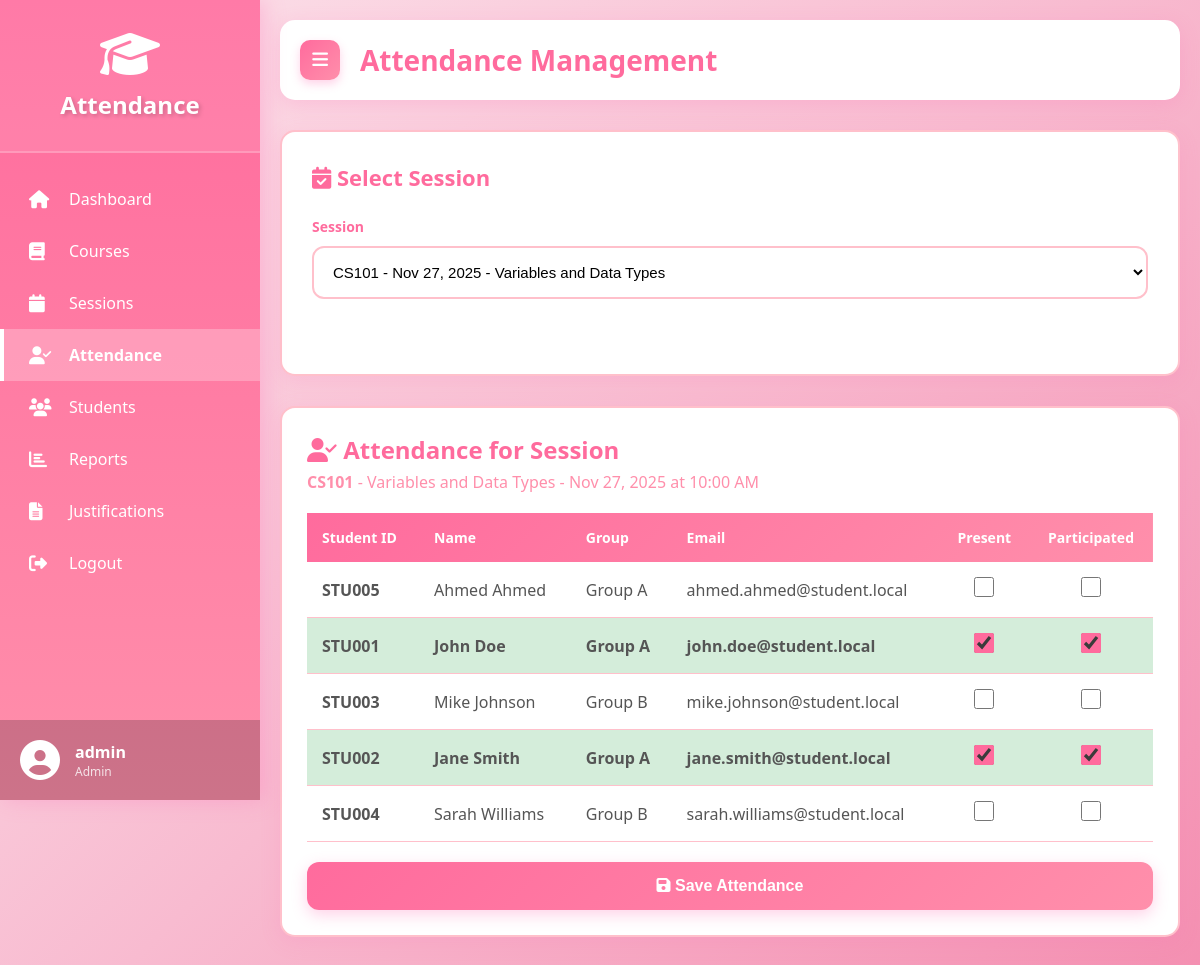
The page /attendance.php?session_id=2 (signed in) on the database its author committed.
### tables this page shows
CREATE TABLE `sessions` (
  `id` int(11) NOT NULL,
  `course_id` int(11) NOT NULL,
  `session_date` date NOT NULL,
  `session_time` time DEFAULT NULL,
  `subject` varchar(255) DEFAULT NULL,
  `created_at` timestamp NOT NULL DEFAULT current_timestamp()
);

CREATE TABLE `courses` (
  `id` int(11) NOT NULL,
  `code` varchar(50) NOT NULL,
  `name` varchar(100) NOT NULL,
  `professor_id` int(11) DEFAULT NULL,
  `created_at` timestamp NOT NULL DEFAULT current_timestamp()
);

CREATE TABLE `students` (
  `id` int(11) NOT NULL,
  `student_id` varchar(50) NOT NULL,
  `first_name` varchar(100) NOT NULL,
  `last_name` varchar(100) NOT NULL,
  `email` varchar(100) DEFAULT NULL,
  `group_id` int(11) DEFAULT NULL,
  `created_at` timestamp NOT NULL DEFAULT current_timestamp()
);

CREATE TABLE `groups` (
  `id` int(11) NOT NULL,
  `course_id` int(11) NOT NULL,
  `group_name` varchar(50) NOT NULL,
  `created_at` timestamp NOT NULL DEFAULT current_timestamp()
);

CREATE TABLE `attendance` (
  `id` int(11) NOT NULL,
  `student_id` int(11) NOT NULL,
  `session_id` int(11) NOT NULL,
  `presence` tinyint(1) DEFAULT 0,
  `participation` tinyint(1) DEFAULT 0,
  `created_at` timestamp NOT NULL DEFAULT current_timestamp()
);

### attendance.php (the view, shortened to what this page needs)
<?php
$conn = getDBConnection();
$session_id = $_GET['session_id'] ?? null;
if ($session_id) {
    $stmt = $conn->prepare("
        SELECT s.*, c.name as course_name, c.code as course_code
        FROM sessions s
        JOIN courses c ON s.course_id = c.id
        WHERE s.id = ?
    ");
    $stmt->bind_param("i", $session_id);
    $stmt->execute();
    $session = $stmt->get_result()->fetch_assoc();
    $students_result = $conn->query("
        SELECT s.*, g.group_name,
               a.presence, a.participation
        FROM students s
        LEFT JOIN groups g ON s.group_id = g.id
        LEFT JOIN attendance a ON s.id = a.student_id AND a.session_id = $session_id
        ORDER BY s.last_name, s.first_name
    ");
}
$sessions = $conn->query("
    SELECT s.*, c.name as course_name, c.code as course_code
    FROM sessions s
    JOIN courses c ON s.course_id = c.id
    ORDER BY s.session_date DESC, s.session_time DESC
");
include 'includes/header.php';
?>
<div class="form-container">
    <h2><i class="fas fa-calendar-check"></i> Select Session</h2>
    <form method="GET" action="">
        <div class="form-row">
            <div class="form-group">
                <label>Session</label>
                <select name="session_id" onchange="this.form.submit()" required>
                    <?php while ($sess = $sessions->fetch_assoc()): ?>
                        <option value="<?php echo $sess['id']; ?>" <?php echo ($session_id == $sess['id']) ? 'selected' : ''; ?>>
                            <?php echo htmlspecialchars($sess['course_code'] . ' - ' . date('M d, Y', strtotime($sess['session_date'])) . ' - ' . $sess['subject']); ?>
                        </option>
                    <?php endwhile; ?>
                </select>
            </div>
        </div>
    </form>
</div>
<?php if ($session_id && isset($session)): ?>
<div class="table-container">
    <div class="table-header">
        <div>
            <h2><i class="fas fa-user-check"></i> Attendance for Session</h2>
            <p style="color: #ff8fab; margin-top: 5px;">
                <strong><?php echo htmlspecialchars($session['course_code']); ?></strong> -
                <?php echo htmlspecialchars($session['subject']); ?> -
                <?php echo date('M d, Y', strtotime($session['session_date'])); ?> at
                <?php echo date('h:i A', strtotime($session['session_time'])); ?>
            </p>
        </div>
    </div>
    <form method="POST" action="">
        <table>
            <thead>
                <tr>
                    <th>Student ID</th>
                    <th>Name</th>
                    <th>Group</th>
                    <th>Email</th>
                    <th style="text-align: center;">Present</th>
                    <th style="text-align: center;">Participated</th>
                </tr>
            </thead>
            <tbody>
                <?php while ($student = $students_result->fetch_assoc()): ?>
                <tr>
                    <td><strong><?php echo htmlspecialchars($student['student_id']); ?></strong></td>
                    <td><?php echo htmlspecialchars($student['first_name'] . ' ' . $student['last_name']); ?></td>
                    <td><?php echo htmlspecialchars($student['group_name'] ?? 'N/A'); ?></td>
                    <td><?php echo htmlspecialchars($student['email']); ?></td>
                    <td style="text-align: center;">
                        <input type="checkbox" class="attendance-checkbox"
                               name="students[<?php echo $student['id']; ?>][presence]"
                               <?php echo $student['presence'] ? 'checked' : ''; ?>>
                    </td>
                    <td style="text-align: center;">
                        <input type="checkbox" class="attendance-checkbox"
                               name="students[<?php echo $student['id']; ?>][participation]"
                               <?php echo $student['participation'] ? 'checked' : ''; ?>>
                    </td>
                </tr>
                <?php endwhile; ?>
            </tbody>
        </table>
        <div style="margin-top: 20px;">
            <button type="submit" class="btn">
                <i class="fas fa-save"></i> Save Attendance
            </button>
        </div>
    </form>
</div>
<?php endif; ?>
<?php
include 'includes/footer.php';
?>

### css/style.css (style rules this page uses)
* { margin: 0; padding: 0; box-sizing: border-box; }
body { font-family: 'Segoe UI', Tahoma, Geneva, Verdana, sans-serif; background: linear-gradient(135deg, #fce4ec 0%, #f8bbd0 50%, #f48fb1 100%); min-height: 100vh; }
.form-group { margin-bottom: 25px; }
.form-group label { display: block; color: #ff6b9d; font-weight: 600; margin-bottom: 10px; font-size: 14px; }
.form-group input, .form-group select, .form-group textarea { width: 100%; padding: 15px; border: 2px solid #ffc0cb; border-radius: 12px; font-size: 15px; transition: all 0.3s ease; background: #fff; }
.btn { width: 100%; padding: 15px; background: linear-gradient(135deg, #ff6b9d, #ff8fab); color: white; border: none; border-radius: 12px; font-size: 16px; font-weight: 600; cursor: pointer; transition: all 0.3s ease; box-shadow: 0 5px 15px rgba(255, 105, 180, 0.3); }
.table-container { background: white; border-radius: 15px; padding: 25px; box-shadow: 0 5px 20px rgba(255, 105, 180, 0.15); border: 2px solid #ffc0cb; overflow-x: auto; margin-bottom: 30px; }
.table-header { display: flex; justify-content: space-between; align-items: center; margin-bottom: 20px; flex-wrap: wrap; gap: 15px; }
.table-header h2 { color: #ff6b9d; font-size: 24px; }
table { width: 100%; border-collapse: collapse; }
thead { background: linear-gradient(135deg, #ff6b9d, #ff8fab); }
thead th { padding: 15px; text-align: left; color: white; font-weight: 600; font-size: 14px; }
tbody tr { border-bottom: 1px solid #ffc0cb; transition: all 0.3s ease; }
tbody td { padding: 15px; color: #555; }
.form-container { background: white; padding: 30px; border-radius: 15px; box-shadow: 0 5px 20px rgba(255, 105, 180, 0.15); border: 2px solid #ffc0cb; margin-bottom: 30px; }
.form-container h2 { color: #ff6b9d; margin-bottom: 25px; font-size: 22px; }
.form-row { display: grid; grid-template-columns: repeat(auto-fit, minmax(250px, 1fr)); gap: 20px; margin-bottom: 20px; }
input[type="checkbox"] { width: 20px; height: 20px; cursor: pointer; accent-color: #ff6b9d; }

### rows shown on the page
sessions: course.code "CS101", subject "Variables and Data Types", session_date "Nov 27, 2025", session_time "10:00 AM"
students: student "STU005", first_name+last_name "Ahmed Ahmed", group.group_name "Group A", email "ahmed.ahmed@student.local"
students: student "STU001", first_name+last_name "John Doe", group.group_name "Group A", email "john.doe@student.local"
attendance: presence "☑", participation "☑"
students: student "STU003", first_name+last_name "Mike Johnson", group.group_name "Group B", email "mike.johnson@student.local"
students: student "STU002", first_name+last_name "Jane Smith", group.group_name "Group A", email "jane.smith@student.local"
attendance: presence "☑", participation "☑"
students: student "STU004", first_name+last_name "Sarah Williams", group.group_name "Group B", email "sarah.williams@student.local"

### other values the page prints
$_SESSION['username'] "admin"
$_SESSION['role'] "Admin"
$pageTitle "Attendance Management"
form field session_id "CS101 - Nov 27, 2025 - Variables and Data Types"
